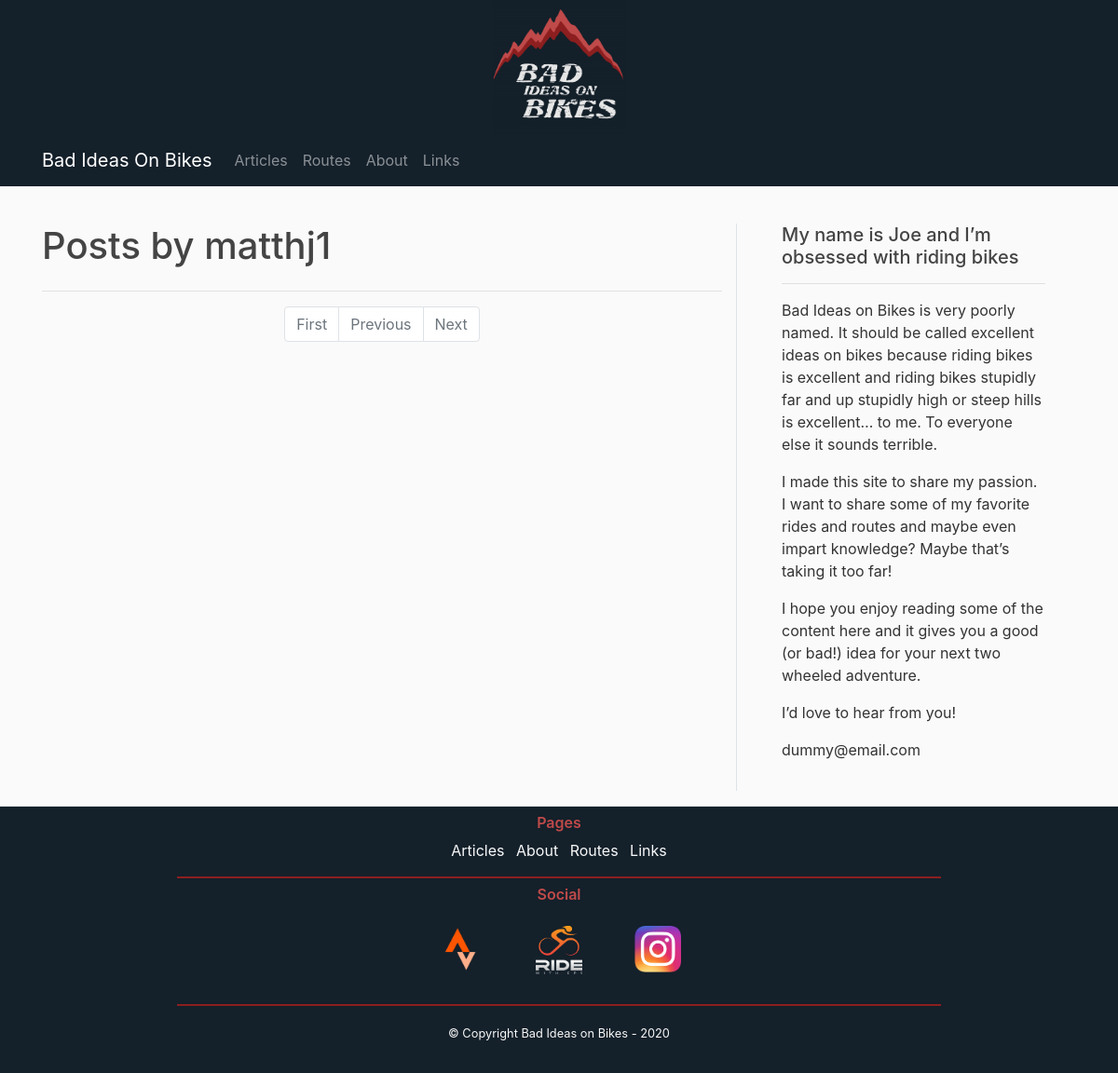
Before: /user/matthj1 with the older database file.
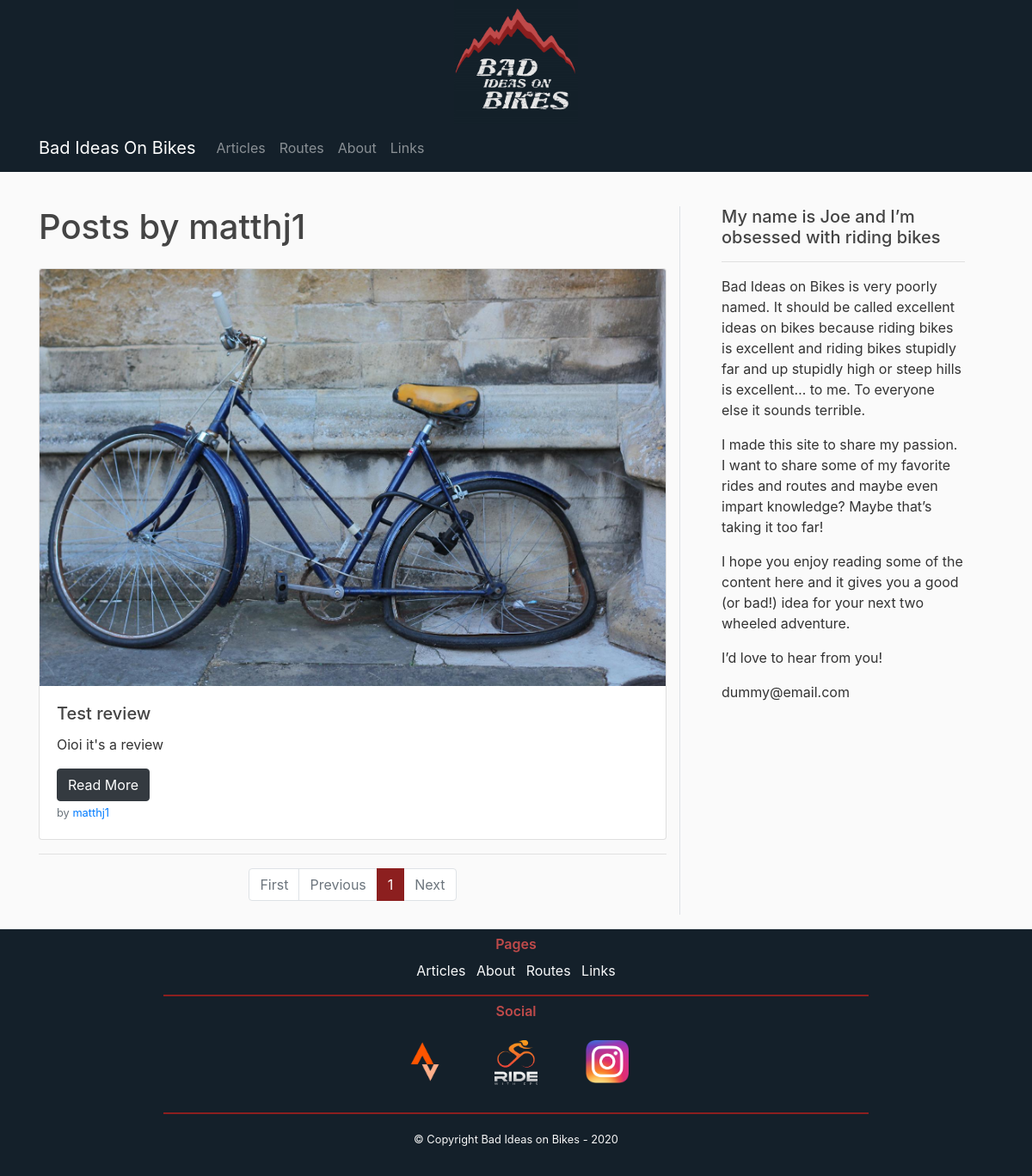
After: the same page with the newer database file.
### flaskbiob/models.py (models this page shows, shortened)
class Posts(db.Model):
    id = db.Column(db.Integer, primary_key=True)
    post_type = db.Column(db.String(7), nullable=False)
    title = db.Column(db.String(100), nullable=False)
    date = db.Column(db.DateTime, nullable=False, default=datetime.utcnow)
    leader = db.Column(db.Text, nullable=False)
    content = db.Column(db.Text, nullable=False)
    post_image = db.Column(db.String(100), nullable=False, default="default_post.jpg")
    user = db.Column(db.Integer, db.ForeignKey("users.id"), nullable=False)
    routes = db.relationship("Routes", backref="post_route", lazy=True)
    reviews = db.relationship("Reviews", backref="post_review", lazy=True)

class Users(db.Model, UserMixin):
    id = db.Column(db.Integer, primary_key=True)
    username = db.Column(db.String(20), unique=True, nullable=False)
    email = db.Column(db.String(100), unique=True, nullable=False)
    image_file = db.Column(db.String(20), nullable=False, default="default.png")
    password = db.Column(db.String(60), nullable=False)
    posts = db.relationship("Posts", backref="author", lazy=True)
    routes = db.relationship("Routes", backref="author", lazy=True)
    reviews = db.relationship("Reviews", backref="author", lazy=True)

### flaskbiob/users/routes.py (the view)
@users.route("/user/<string:username>")
def userpostPage(username):
    page = request.args.get("page", 1, type=int)
    user = Users.query.filter_by(username=username).first_or_404()
    posts = Posts.query.filter_by(author=user)\
        .order_by(Posts.date.desc())\
        .paginate(page=page, per_page=5)
    return render_template("User_Posts.html", posts=posts, user=user)

### flaskbiob/templates/User_Posts.html
{% extends "BASE.html" %}
    {% block content %}
    <div class="row py-3">
        <div class="col" id="main">
            <h1 class="mb-4">Posts by {{ user.username }}</h1>
            {% for post in posts.items %}
            <div class="card mb-3">
              <img src="{{ url_for('static', filename='post_pics/' + post.post_image) }}" class="card-img-top" alt="...">
              <div class="card-body">
                <h5 class="card-title">{{ post.title }}</h5>
                <p class="card-text">{{ post.leader }}</p>
                  <a href="{{ url_for('posts.postPage', post_id = post.id) }}" class="btn btn-dark">Read More</a>
                  <p class="card-text"><small class="text-muted">by <a href="{{ url_for('users.userpostPage', username=post.author.username) }}">{{ post.author.username }}</a></small></p>
              </div>
            </div>
            {% endfor %}
            <hr>
            <div class="d-flex justify-content-center">
                <nav aria-label="Page navigation example">
                    <ul class="pagination">
                        <li class="page-item {% if not posts.has_prev %}disabled{% endif %}"><a class="page-link" href="{{ url_for('users.userpostPage', username=user.username, page=1) }}">First</a></li>
                        <li class="page-item {% if not posts.has_prev %}disabled{% endif %}"><a class="page-link" href="{{ url_for('users.userpostPage', username=user.username, page=posts.prev_num) }}">Previous</a></li>
                        {% for page_num in posts.iter_pages() %}
                            {% if page_num %}
                                <li class="page-item {% if posts.page == page_num %}active{% endif %}"><a class="page-link" href="{{ url_for('users.userpostPage', username=user.username, page=page_num) }}">{{ page_num }}</a></li>
                            {% endif %}
                        {% endfor %}
                        <li class="page-item {% if not posts.has_next %}disabled{% endif %}"><a class="page-link" href="{{ url_for('users.userpostPage', username=user.username, page=posts.next_num) }}">Next</a></li>
                    </ul>
                </nav>
            </div>
        </div>
        <div class="col-4 order-2 px-5 border-left d-none d-lg-block pb-3" id="sticky-sidebar">
            <div class="sticky-top">
                <h5>My name is Joe and I’m obsessed with riding bikes</h5>
                <hr>
                <p>Bad Ideas on Bikes is very poorly named. It should be called excellent ideas on bikes because riding bikes is excellent and riding bikes stupidly far and up stupidly high or steep hills is excellent… to me. To everyone else it sounds terrible.</p>
                <p>I made this site to share my passion. I want to share some of my favorite rides and routes and maybe even impart knowledge? Maybe that’s taking it too far!</p>
                <p>I hope you enjoy reading some of the content here and it gives you a good (or bad!) idea for your next two wheeled adventure.</p>
                <p>I’d love to hear from you!</p>
                <p>dummy@email.com</p>
            </div>
        </div>
    </div>
    {% endblock content %}

Changed rows visible on the page:
added Posts: post_image (picture), title "Test review", leader "Oioi it's a review", author.username "matthj1"
Other visible differences:
new list line: "1"
